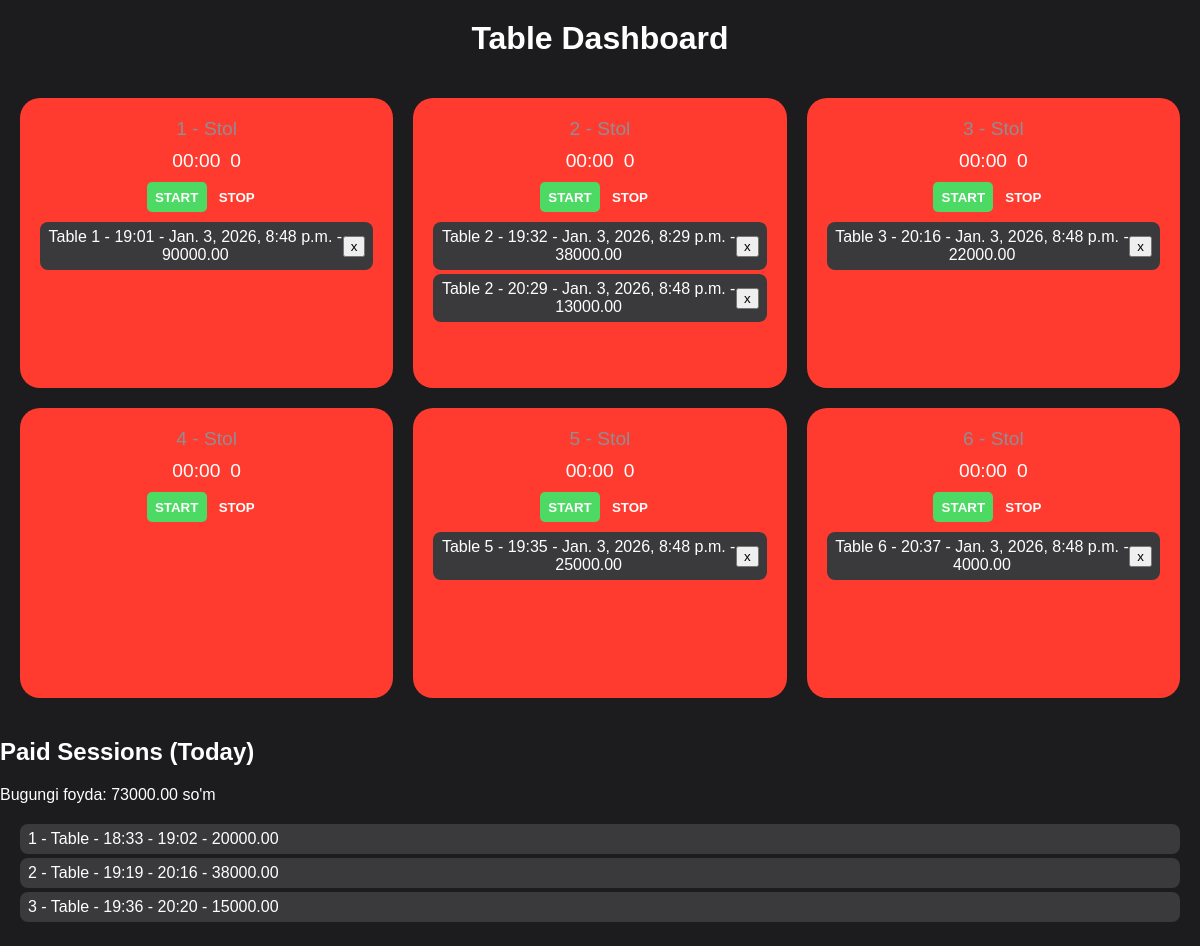
The app's page / (signed in) with its own data.
### session/models.py (models this page shows, shortened)
class Session(models.Model):
    STATUS_CHOICES = (
        ("active", "Active"),
        ("stopped", "Stopped"),
    )
    table = models.ForeignKey(Table, related_name="sessions", on_delete=models.CASCADE)
    start_time = models.DateTimeField(null=True, blank=True)
    end_time = models.DateTimeField(null=True, blank=True)
    total_price = models.DecimalField(max_digits=10, decimal_places=2, default=0)
    status = models.CharField(max_length=10, choices=STATUS_CHOICES)
    payment_done = models.BooleanField(default=False)

### table/models.py (models this page shows, shortened)
class Table(models.Model):
    number = models.PositiveIntegerField(unique=True)
    table_type = models.CharField(max_length=50, default="Standard")
    price_per_hour = models.DecimalField(max_digits=10, decimal_places=0)
    is_active = models.BooleanField(default=False)

### table/views.py (the view)
# urls.py: path('', DashboardView.as_view(), name='dashboard'),
@method_decorator(staff_member_required, name='dispatch')
class DashboardView(TemplateView):
    template_name = "dashboard.html"
    def get_context_data(self, **kwargs):
        context = super().get_context_data(**kwargs)
        tables_data = []
        for table in Table.objects.prefetch_related('sessions').all():
            active_session = table.sessions.filter(status='active').first()
            tables_data.append({
                'id': table.id,
                'number': table.number,
                'price_per_hour': float(table.price_per_hour),
                'active_session': {
                    'id': active_session.id,
                    'start_time': active_session.start_time,
                    'end_time': active_session.end_time,
                    'total_price': active_session.total_price
                } if active_session else None
            })
        today = timezone.localdate()
        context['tables'] = tables_data
        context['paid_sessions'] = Session.objects.filter(
            payment_done=True,
            end_time__date=today
        ).order_by('end_time')
        context['unpaid_sessions'] = Session.objects.filter(payment_done=False).order_by('start_time')
        context['total_income'] = sum([s.total_price for s in context['paid_sessions']])
        return context

### templates/dashboard.html (shortened to what this page needs)
{% load static %}
<!DOCTYPE html>
<html>
<head>
    <link rel="stylesheet" type="text/css" href="{% static 'css/dashboard.css' %}">
</head>
<body>
<h1>Table Dashboard</h1>
<div class="table-container">
    {% for table in tables %}
<div class="table-card {% if table.active_session %}active{% else %}inactive{% endif %}"
     id="table-{{ table.id }}"
     data-table-id="{{ table.id }}"
     data-price-per-hour="{{ table.price_per_hour }}"
>
    <div class="table-number">
        {{ table.number }} - Stol
    </div>
    <div class="timer-price">
        <span class="timer" id="timer-{{ table.id }}">
        </span>
        <span class="price" id="price-{{ table.id }}">
            {% if table.active_session %}
                {{ table.active_session.total_price|default:"0" }}
            {% else %}
                0
            {% endif %}
        </span>
    </div>
    <div class="btn-container" style="display: flex; justify-content: center; margin-top: 10px">
<button class="btn start {% if table.active_session %}btn-inactive{% endif %}"
        id="start-{{ table.id }}"
        onclick="startSession({{ table.id }})"
        {% if table.active_session %}disabled{% endif %}>
    START
</button>
<button class="btn stop {% if table.active_session %}btn-active{% endif %}"
        id="stop-{{ table.id }}"
        onclick="stopSession({{ table.id }})"
        {% if table.active_session %}disabled{% endif %}>
    STOP
</button>
    </div>
    <div class="session-list-container">
        <ul class="session-list" id="session-list-{{ table.id }}">
            {% for session in unpaid_sessions %}
                {% if session.table_id == table.id %}
                    <li id="session-{{ session.id }}">
                        Table {{ session.table.number }} -
                        {{ session.start_time|date:"H:i" }} -
                        {{ session.end_time|default:"X" }} -
                        {{ session.total_price }}
                        <button onclick="paySession({{ session.id }})">x</button>
                    </li>
                {% endif %}
            {% endfor %}
        </ul>
    </div>
</div>
    {% endfor %}
</div>
<h2>Paid Sessions (Today)</h2>
<p id="total-income">Bugungi foyda: {{ total_income }} so'm</p>
<div class="paid-session-list-container">
    <ul class="paid-session-list" id="paid-sessions-list">
        {% for session in paid_sessions %}
            <li>{{ forloop.counter }} - Table {{ session.table_number }} - {{ session.start_time|date:"H:i" }} - {{ session.end_time|date:"H:i" }} - {{ session.total_price }}</li>
        {% empty %}
            <li>Bugun hali to‘lov qilinmagan.</li>
        {% endfor %}
    </ul>
</div>
</body>
</html>

### static/css/dashboard.css (style rules this page uses)
body { background: #1c1c1e; color: white; font-family: sans-serif; margin: 0; padding: 0; }
h1 { text-align: center; margin-top: 20px; }
.table-container { display: grid; grid-template-columns: repeat(3, 1fr); gap: 20px; padding: 20px; }
.table-card { background: #2c2c2e; border-radius: 20px; padding: 20px; text-align: center; position: relative; min-height: 250px; }
.table-card.inactive { background-color: #ff3b30; }
.table-number { font-size: 1.2rem; color: #8e8e93; }
.timer-price { display: flex; justify-content: center; gap: 10px; font-size: 1.2rem; margin-top: 10px; }
.btn { width: 60px; height: 30px; border: none; border-radius: 5px; font-weight: bold; cursor: pointer; }
.start { background: #4cd964; color: white; }
.stop { background: #ff3b30; color: white; }
.session-list-container { max-height: 150px; overflow-y: auto; margin-top: 10px; }
.session-list, .paid-session-list { list-style: none; padding: 0; margin: 0; }
.session-list li, .paid-session-list li { background: #3a3a3c; padding: 6px 8px; margin-bottom: 4px; border-radius: 8px; display: flex; justify-content: space-between; align-items: center; }
.paid-session-list-container { max-height: 300px; overflow-y: auto; margin: 20px; }

### records on screen
Session: table.number "1", start_time "19:01", end_time "Jan. 3, 2026, 8:48 p.m.", total_price "90000.00"
Session: table.number "2", start_time "19:32", end_time "Jan. 3, 2026, 8:29 p.m.", total_price "38000.00"
Session: table.number "2", start_time "20:29", end_time "Jan. 3, 2026, 8:48 p.m.", total_price "13000.00"
Session: table.number "3", start_time "20:16", end_time "Jan. 3, 2026, 8:48 p.m.", total_price "22000.00"
Session: table.number "5", start_time "19:35", end_time "Jan. 3, 2026, 8:48 p.m.", total_price "25000.00"
Session: table.number "6", start_time "20:37", end_time "Jan. 3, 2026, 8:48 p.m.", total_price "4000.00"
Session: start_time "18:33", end_time "19:02", total_price "20000.00"
Session: start_time "19:19", end_time "20:16", total_price "38000.00"
Session: start_time "19:36", end_time "20:20", total_price "15000.00"

### other values on screen
{{ table.number }} "1" "2" "3" "4" "5" "6"
{{ total_income }} "73000.00"
